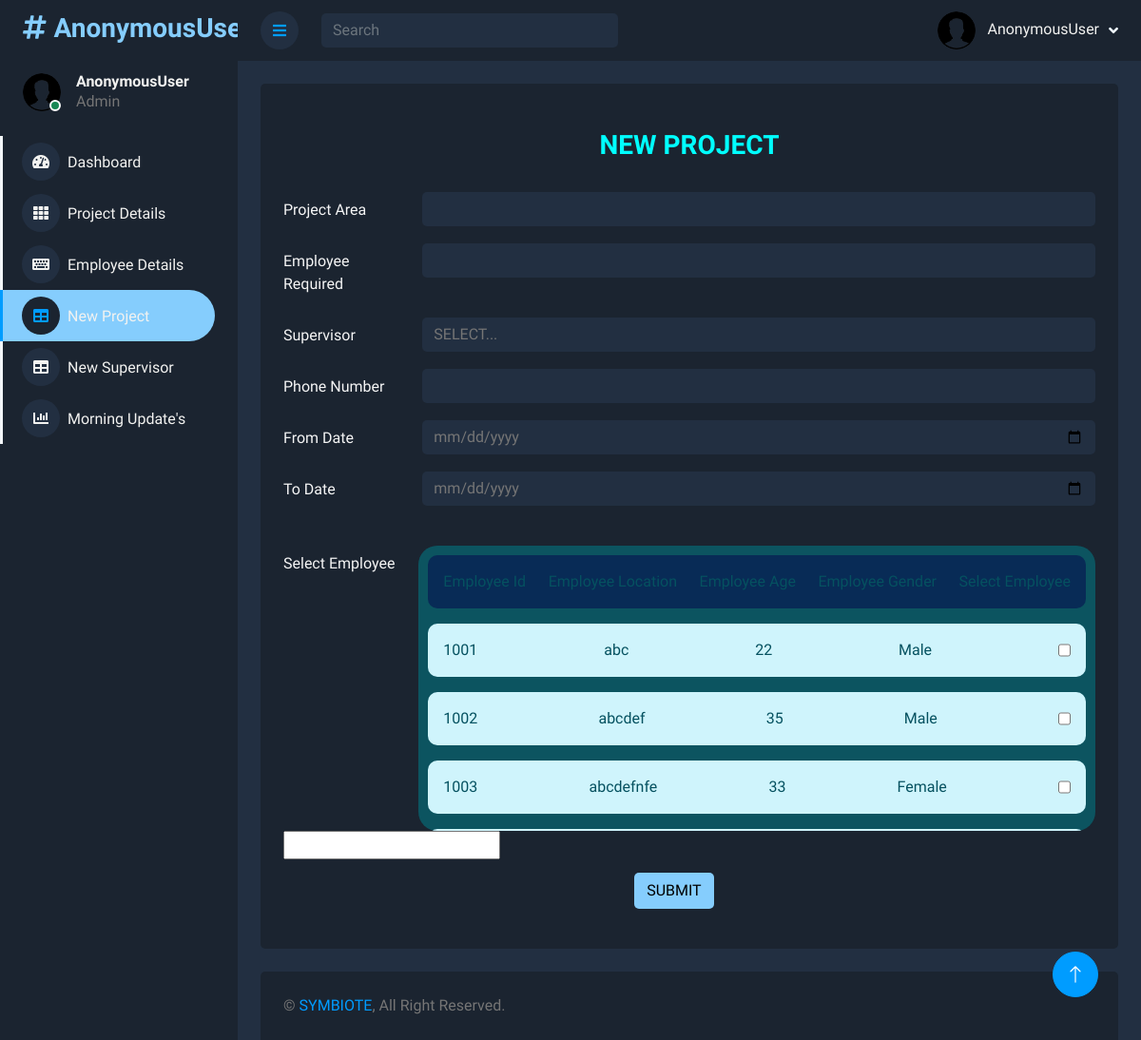
/new_project, run on the app's committed database.
### symbiote/models.py (models this page shows, shortened)
class employee_details(models.Model):
    employee_name=models.CharField(max_length=40)
    employee_id=models.IntegerField()
    employee_age=models.IntegerField()
    employee_gender=models.CharField(max_length=6)
    employee_location=models.CharField(max_length=100)
    aadhar_card=models.IntegerField()
    working_status=models.BooleanField(default=False)

### symbiote/views.py (the view)
# urls.py: path('new_project', views.new_project, name="new_project"),
def new_project(request):
    supervisor = supervisor_detail.objects.all()
    supervisor_available = []
    for i in supervisor:
        if i.status == False:
            supervisor_available.append(i)
    employee_det = employee_details.objects.all()
    emp_id = []
    for i in employee_det:
        if len(employee_assign.objects.filter(employee_id=i.employee_id)) == 0:
            emp_id.append(i)
    if request.method == "POST":
        l=[]
        project_area = request.POST['project_area']
        employee_required = request.POST['employee_required']
        supervisor_name = request.POST['supervisor']
        if len(supervisor_detail.objects.filter(username=supervisor_name))==0:
            print("yes")
            return render(request, 'symbiote/new_project.html', {'username': request.user, 'supervisor_available': supervisor_available})
        phone_number = request.POST['phone_number']
        from_date = request.POST['from_date']
        to_date = request.POST['to_date']
        for i in project.objects.all():
            l.append(i.project_id)
        project_id = max(l) + 1 if l!=[] else 100000
        project1 = project.objects.create(project_id=project_id, project_area=project_area, employee_required=employee_required,supervisor=supervisor_name,phone_number=phone_number,from_date=from_date,to_date=to_date)
        project1.save()
        print(project_id, project_area, employee_required, supervisor, phone_number, from_date, to_date)
        user=supervisor_detail.objects.get(username=supervisor_name)
        user.status=True
        user.save()
        employee_list=request.POST['employee_list']
        employee_list=employee_list.split(',')
        today=datetime.date.today()
        data=[False]*len(employee_list)
        data2 = {'emp_id': employee_list,
                 str(from_date): data}
        df2 = pd.DataFrame(data2)
        df2.to_excel('symbiote/project_updates/'+str(project_id)+'.xlsx',index = False)
        for i in employee_list:
            detail=employee_details.objects.get(employee_id=i);
            detail.working_status=True
            detail.save()
            emp_ass=employee_assign(employee_id=i,project_id=project_id)
            emp_ass.save()
        supervisor_ass=supervisor_assign(project_id=project_id,supervisor_username=supervisor_name,employee_list='symbiote/project_updates/'+str(project_id))
        supervisor_ass.save()
        return render(request, 'symbiote/new_project.html', {'username': request.user,'supervisor_available':supervisor_available})
    else:
        return render(request, 'symbiote/new_project.html', {'username':request.user,'supervisor_available':supervisor_available,'emp_details':emp_id})

### symbiote/templates/symbiote/new_project.html (shortened to what this page needs)
{% load static %}
<!DOCTYPE html>
<html lang="en">
<head>
    <link href="https://cdnjs.cloudflare.com/ajax/libs/font-awesome/5.10.0/css/all.min.css" rel="stylesheet">
    <link href="https://cdn.jsdelivr.net/npm/bootstrap-icons@1.4.1/font/bootstrap-icons.css" rel="stylesheet">
    <link href="{% static 'symbiote/index_styles/lib/owlcarousel/assets/owl.carousel.min.css' %}" rel="stylesheet">
    <link href="{% static 'symbiote/index_styles/lib/tempusdominus/css/tempusdominus-bootstrap-4.min.css' %}"
          rel="stylesheet"/>
    <link href="{% static 'symbiote/index_styles/css/bootstrap.min.css' %}" rel="stylesheet">
    <link href="{% static 'symbiote/index_styles/css/style.css' %}" rel="stylesheet">
</head>
<body style="background: #1B2430">
<div class="container-xxl position-relative d-flex p-0">
    <div class="sidebar pe-4 pb-3" style="background: #1B2430">
        <nav class="navbar  navbar-light">
            <a href="" class="navbar-brand mx-4 mb-3">
                <h3 class="text-primary" style="color: #85CDFD"><i class="fa fa-hashtag me-2"></i>{{ username }}</h3>
            </a>
            <div class="d-flex align-items-center ms-4 mb-4">
                <div class="position-relative">
                    <img class="rounded-circle" src="{% static 'symbiote/index_styles/img/img.png' %}" alt=""
                         style="width: 40px; height: 40px;">
                    <div class="bg-success rounded-circle border border-2 border-white position-absolute end-0 bottom-0 p-1"></div>
                </div>
                <div class="ms-3">
                    <h6 class="mb-0" style="color: #F2F2F0" onclick="get_data()">{{ username }}</h6>
                    <span>Admin</span>
                </div>
            </div>
            <div class="navbar-nav w-100">
                <a href="{% url 'admin_page' %}" class="nav-item nav-link "><i
                        class="fa fa-tachometer-alt me-2"></i><span style="color: #F2F2F0">Dashboard</span></a>
                <a href="{% url 'project_details' %}" class="nav-item nav-link"><i class="fa fa-th me-2"></i><span
                        style="color: #F2F2F0">Project Details</span></a>
                <a href="{% url 'employee_detail_all' %}" class="nav-item nav-link"><i
                        class="fa fa-keyboard me-2"></i><span style="color: #F2F2F0">Employee Details</span></a>
                <a href="{% url 'new_project' %}" class="nav-item nav-link active"><i class="fa fa-table me-2"></i><span
                        style="color: #F2F2F0">New Project</span></a>
                <a href="{% url 'add_supervisor' %}" class="nav-item nav-link"><i class="fa fa-table me-2"></i><span
                        style="color: #F2F2F0">New Supervisor</span></a>
                <a href="{% url 'morning_update' %}" class="nav-item nav-link"><i class="fa fa-chart-bar me-2"></i><span
                        style="color: #F2F2F0">Morning Update's</span></a>
            </div>
        </nav>
    </div>
    <div class="content">
        <nav class="navbar navbar-expand   sticky-top px-4 py-0" style="background: #1B2430">
            <a href="#" class="sidebar-toggler flex-shrink-0" style="background-color: #222f41">
                <i class="fa fa-bars"></i>
            </a>
            <form class="d-none d-md-flex ms-4" style="width: 100%;">
                <input class="form-control border-0" type="search" placeholder="Search"
                       style="width: 50%;background: aliceblue;background-color: #222f41;color: snow">
            </form>
            <div class="navbar-nav align-items-center ms-auto">
                <div class="nav-item dropdown">
                    <a href="#" class="nav-link dropdown-toggle" data-bs-toggle="dropdown">
                        <img class="rounded-circle me-lg-2" src="{% static 'symbiote/index_styles/img/img.png' %}"
                             alt="" style="width: 40px; height: 40px;">
                        <span class="d-none d-lg-inline-flex" style="color: #F2F2F0">{{ username }}</span>
                    </a>
                </div>
            </div>
        </nav>
        <div class="container-fluid pt-4 px-4">
            <div class="row g-4">
                <div class="col-sm-12 ">
                    <div class="bg-light rounded h-100 p-4">
                        <br>
                        <h3 class="card-title" style="text-align: center;color: cyan">NEW PROJECT</h3>
                        <br>
                        <form method="post" action="{% url 'new_project' %}">
                            <div class="row mb-3">
                                <label for="inputEmail3" class="col-sm-2 col-form-label" style="color: whitesmoke">Project
                                    Area</label>
                                <div class="col-sm-10">
                                    <input type="text" class="form-control" id="name"
                                           style="background: #222f41;border: none" name="project_area">
                                </div>
                            </div>
                            <div class="row mb-3">
                                <label for="inputPassword3" class="col-sm-2 col-form-label" style="color: whitesmoke"
                                       id="no_emp" onkeyup="set_emp()">Employee Required</label>
                                <div class="col-sm-10">
                                    <input type="number" class="form-control" id="designation"
                                           style="background: #222f41;border: none" name="employee_required">
                                </div>
                            </div>
                            <div class="row mb-3">
                                <label class="col-sm-2 col-form-label" style="color: whitesmoke">Supervisor</label>
                                <div class="col-sm-10">
                                    <select class="form-control" style="background: #222f41;border: none"
                                            name="supervisor">
                                        <option selected>SELECT...</option>
                                    </select>
                                </div>
                            </div>
                            <div class="row mb-3">
                                <label for="inputPassword3" class="col-sm-2 col-form-label" style="color: whitesmoke">Phone
                                    Number</label>
                                <div class="col-sm-10">
                                    <input type="tel" class="form-control" id="phone"
                                           style="background: #222f41;border: none" name="phone_number">
                                </div>
                            </div>
                            <div class="row mb-3">
                                <label for="inputPassword3" class="col-sm-2 col-form-label" style="color: whitesmoke">From
                                    Date</label>
                                <div class="col-sm-10">
                                    <input type="date" class="form-control" id="designation"
                                           style="background: #222f41;border: none" name="from_date">
                                </div>
                            </div>
                            <div class="row mb-3">
                                <label for="inputPassword3" class="col-sm-2 col-form-label" style="color: whitesmoke">To
                                    Date</label>
                                <div class="col-sm-10">
                                    <input type="date" class="form-control" id="designation"
                                           style="background: #222f41;border: none" name="to_date">
                                </div>
                            </div>
                            <br>
                            <div style="display: flex;justify-content: center">
                                <label for="inputPassword3" class="col-sm-2 col-form-label" style="color: whitesmoke">Select
                                    Employee</label>
                                <div style="width: 90%;height: 300px;background-color: #0c5460;overflow-y: scroll;padding: 10px;border-radius: 20px;">
                                    <div class="alert alert-info"
                                         style="display: flex;justify-content: space-between;border-radius: 10px;background-color: #082b56;border: none">
                                        <div>Employee Id</div>
                                        <div>Employee Location</div>
                                        <div>Employee Age</div>
                                        <div>Employee Gender</div>
                                        <div>Select Employee</div>
                                    </div>
                                    {% for i in emp_details %}
                                        <div class="alert alert-info {{ i.employee_id }}"
                                             style="display: flex;justify-content: space-between;border-radius: 10px;border: none">
                                            <div>{{ i.employee_id }}</div>
                                            <div>{{ i.employee_location }}</div>
                                            <div>{{ i.employee_age }}</div>
                                            <div>{{ i.employee_gender }}</div>
                                            <input type="checkbox" onclick="select_emp({{ i.employee_id }})">
                                        </div>
                                    {% endfor %}
                                </div>
                            </div>
                            <input type="text" id="result">
                            <div style="position: relative;height: 70px;width: 100%;">
                                <div style="position:absolute;bottom:25%;right: 47%;">
                                    <button class="btn  btn-rounded btn-fw" type="submit"
                                            style="background-color: #85CDFD ; color:black">SUBMIT
                                    </button>
                                </div>
                            </div>
                        </form>
                    </div>
                </div>
            </div>
        </div>
        <div class="container-fluid pt-4 px-4">
            <div class="bg-light rounded-top p-4">
                <div class="row">
                    <div class="col-12 col-sm-6 text-center text-sm-start">
                        &copy; <a href="#">SYMBIOTE</a>, All Right Reserved.
                    </div>
                </div>
            </div>
        </div>
    </div>
    <a href="#" class="btn btn-lg btn-primary btn-lg-square back-to-top"><i class="bi bi-arrow-up"></i></a>
</div>
</body>
</html>

### symbiote/static/symbiote/index_styles/css/style.css (style rules this page uses)
:root { --primary: #009CFF; --light: #F3F6F9; --dark: #191C24; }
.back-to-top { position: fixed; display: none; right: 45px; bottom: 45px; z-index: 99; }
.btn { transition: .5s; }
.btn.btn-primary { color: #FFFFFF; }
.btn-lg-square { width: 48px; height: 48px; }
.btn-square, .btn-sm-square, .btn-lg-square { padding: 0; display: inline-flex; align-items: center; justify-content: center; font-weight: normal; border-radius: 50px; }
.sidebar { position: fixed; top: 0; left: 0; bottom: 0; width: 250px; height: 100vh; overflow-y: auto; background: var(--light); transition: 0.5s; z-index: 999; }
.content { margin-left: 250px; min-height: 100vh; background: #222f41; transition: 0.5s; }
@media (min-width: 992px) { .sidebar { margin-left: 0; } }
@media (min-width: 992px) { .content { width: calc(100% - 250px); } }
.sidebar .navbar .navbar-nav .nav-link { padding: 7px 20px; color: #F2F2F0; font-weight: 500; border-left: 3px solid var(--light); border-radius: 0 30px 30px 0; outline: none; }
.sidebar .navbar .navbar-nav .nav-link:hover, .sidebar .navbar .navbar-nav .nav-link.active { color: var(--primary); background: #85CDFD; border-color: var(--primary); }
.sidebar .navbar .navbar-nav .nav-link i { width: 40px; height: 40px; display: inline-flex; align-items: center; justify-content: center; background: #222f41; border-radius: 40px; }
.sidebar .navbar .navbar-nav .nav-link:hover i, .sidebar .navbar .navbar-nav .nav-link.active i { background: #1B2430; }
.content .navbar .navbar-nav .nav-link { margin-left: 25px; padding: 12px 0; color: var(--dark); outline: none; }
.content .navbar .sidebar-toggler, .content .navbar .navbar-nav .nav-link i { width: 40px; height: 40px; display: inline-flex; align-items: center; justify-content: center; background: #85cdfd; border-radius: 40px; }
.content .navbar .dropdown-toggle::after { color: aliceblue; margin-left: 6px; vertical-align: middle; border: none; content: "\f107"; font-family: "Font Awesome 5 Free"; font-weight: 900; transition: .5s; }

### data on the page
employee_details: employee_id "1001", employee_location "abc", employee_age "22", employee_gender "Male"
employee_details: employee_id "1002", employee_location "abcdef", employee_age "35", employee_gender "Male"
employee_details: employee_id "1003", employee_location "abcdefnfe", employee_age "33", employee_gender "Female"

### other printed values
{{ username }} "AnonymousUser"
